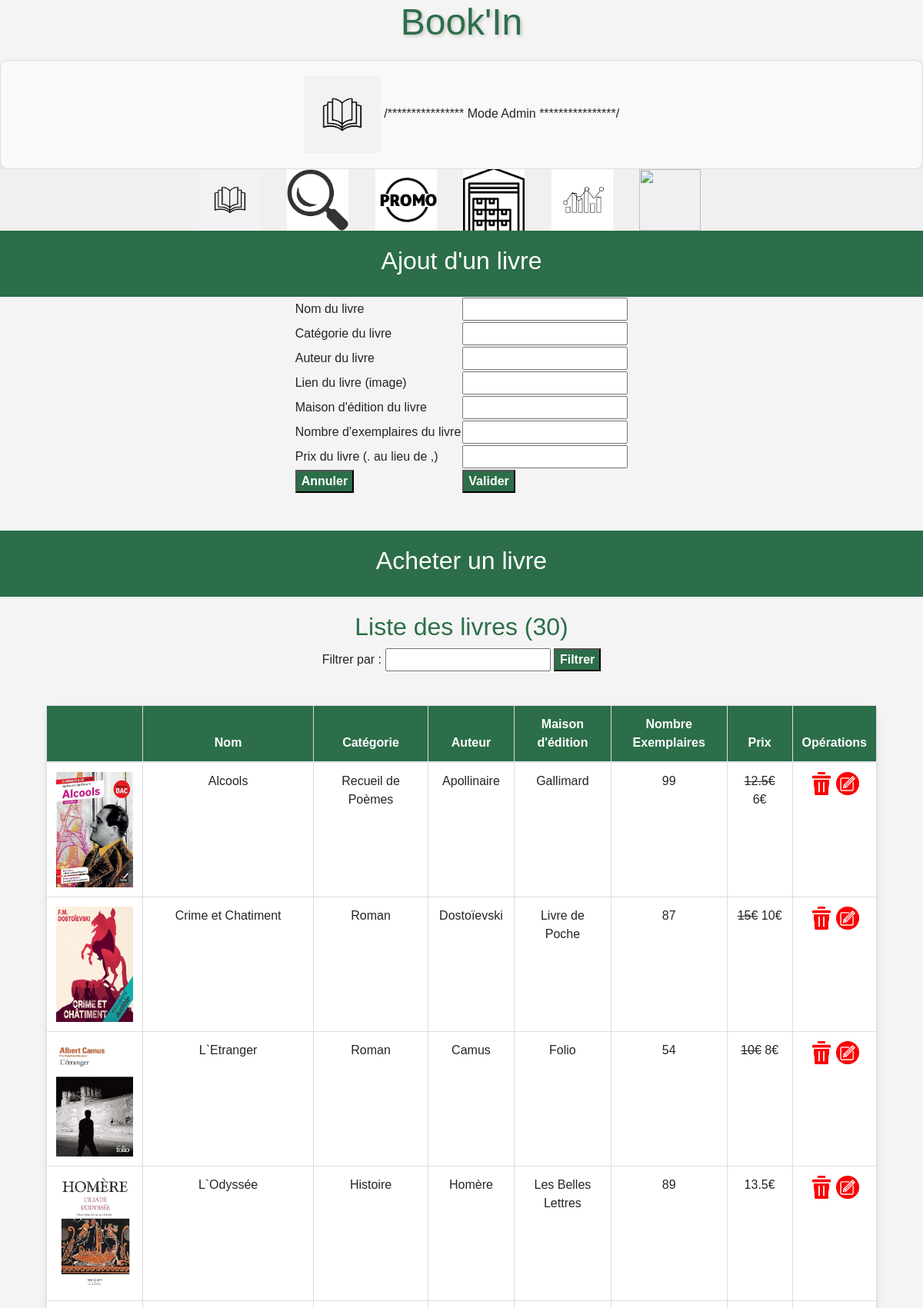
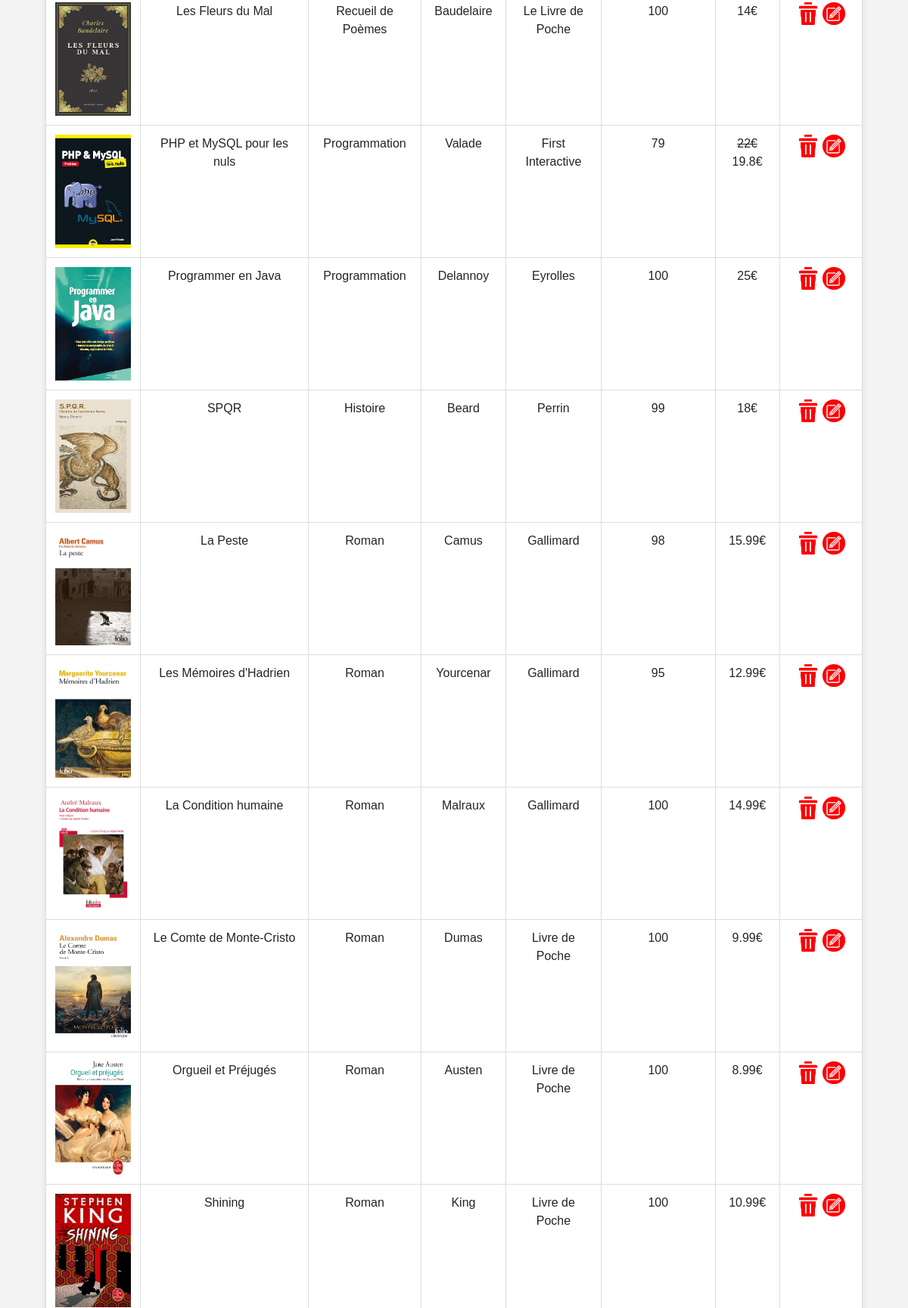
The page /index.php?page=2 (signed in, upper part) on the database its author committed (2 pictures, top to bottom).
### tables this page shows
CREATE TABLE `livre` (
  `idLivre` int NOT NULL,
  `nomLivre` varchar(50) NOT NULL,
  `auteurLivre` varchar(50) DEFAULT NULL,
  `imageLivre` varchar(50) NOT NULL,
  `exemplaireLivre` int DEFAULT NULL,
  `prixLivre` float(10,2) NOT NULL,
  `idCategorie` int DEFAULT NULL,
  `idMaisonEdition` int DEFAULT NULL
);

CREATE TABLE `categorie` (
  `idCategorie` int NOT NULL,
  `nomCategorie` varchar(50) NOT NULL
);

CREATE TABLE `maisonEdition` (
  `idMaisonEdition` int NOT NULL,
  `nomMaisonEdition` varchar(50) NOT NULL
);

CREATE TABLE `promotion` (
  `idPromotion` int NOT NULL,
  `idLivre` int NOT NULL,
  `dateDebutPromotion` date NOT NULL,
  `dateFinPromotion` date NOT NULL,
  `prixPromotion` float(10,2) NOT NULL
);

### modele/modele.class.php (called while the page is built, shortened)
<?php
	class Modele {
		private $unPdo ;
		public function __construct(){
			try{
				$serveur = "localhost:8889";
				$bdd     = "ppe";
				$user    = "root";
				$mdp     = "root";
				$this->unPdo = new PDO("mysql:host=".$serveur.";dbname=".$bdd, $user, $mdp);
			}
			catch(PDOException $exp){
				echo "<br> Erreur de connexion à la BDD :".$exp->getMessage();
			}
		}
        public function selectAdminPrincipal($idUser) {
            $requete =  "select count(*) as isAdmin
                        from admin
                        where idUser = ? and niveauAdmin = 'principal';";
            $exec =$this->unPdo->prepare($requete);
            $exec->BindValue(1, $idUser, PDO::PARAM_INT);
            $exec->execute();
            return $exec->fetchAll();
        }
		public function selectAllLivres (){
			$requete =  "select l.*, m.nomMaisonEdition, c.nomCategorie
				        from livre l
				        inner join categorie c
				        on l.idCategorie=c.idCategorie
				        inner join maisonEdition m
				        on l.idMaisonEdition=m.idMaisonEdition
				        where prixLivre != 0;";
			$exec = $this->unPdo->prepare ($requete);
			$exec->execute ();
			return $exec->fetchAll();
		}
        public function selectLivrePromotion() {
            $requete =  "select p.idLivre, l.nomLivre, l.prixLivre, p.prixPromotion
                        from promotion p
                        inner join livre l
                        on p.idLivre=l.idLivre;";
            $exec = $this->unPdo->prepare($requete);
            $exec->execute();
            return $exec->fetchAll();
        }
    }
?>

### controleur/controleur.class.php (called while the page is built, shortened)
<?php
	require_once ("modele/modele.class.php");
	class Controleur {
		private $unModele ;
		public function __construct (){
			$this->unModele = new Modele ();
		}
		public function selectAdminPrincipal($idUser) {
			return $this->unModele->selectAdminPrincipal($idUser);
		}
		public function selectAllLivres (){
			return $this->unModele->selectAllLivres();
		}
        public function selectLivrePromotion() {
            return $this->unModele->selectLivrePromotion();
        }
	}
?>

### vue/vue_select_livre.php (the view, shortened to what this page needs)
<header class="header">
    <h2> Acheter un livre </h2>
</header>
<h3> Liste des livres (<?= count($lesLivres) ?>) </h3>
<form method="post">
    Filtrer par : <input type="text" name="filtre">
    <input type="submit" name="FiltrerLivre" value="Filtrer" class="table-success">
</form>
<br>
<table class="table" style="margin-left: 50px ; margin-right: 50px">
    <thead class="table-success">
    <tr>
        <th scope="col"></th>
        <th scope="col">Nom</th>
        <th scope="col">Catégorie</th>
        <th scope="col">Auteur</th>
        <th scope="col">Maison d'édition</th>
        <th scope="col">Nombre Exemplaires</th>
        <th scope="col">Prix</th>
        <th scope="col">Opérations</th>
    </tr>
    </thead>
    <tbody>
    <?php
    $livresPromotion = $unControleur->selectLivrePromotion();
    if (isset($lesLivres)) {
        foreach ($lesLivres as $unLivre) {
            $promotionTrouvee = false;
            $prixPromotion = null;
            foreach ($livresPromotion as $promo) {
                if ($promo['nomLivre'] === $unLivre['nomLivre']) {
                    $promotionTrouvee = true;
                    $prixPromotion = $promo['prixPromotion'];
                    break;
                }
            }
            echo "<tr>";
            echo "<td><img src='images/livres/" . $unLivre['imageLivre'] . "' height='150' width='100'></td>";
            echo "<td>" . $unLivre['nomLivre'] . "</td>";
            echo "<td>" . $unLivre['nomCategorie'] . "</td>";
            echo "<td>" . $unLivre['auteurLivre'] . "</td>";
            echo "<td>" . $unLivre['nomMaisonEdition'] . "</td>";
            echo "<td>" . $unLivre['exemplaireLivre'] . "</td>";
            if ($promotionTrouvee) {
                echo "<td><del>" . $unLivre['prixLivre'] . "€</del> " . $prixPromotion . "€</td>";
            } else {
                echo "<td>" . $unLivre['prixLivre'] . "€</td>";
            }
            if (isset($isAdmin) && $isAdmin == 1) {
                echo "<td>";
                echo "<a href='index.php?page=2&action=sup&idLivre=" . $unLivre['idLivre'] . "'>" . "<img src='images/supprimer.png' height='30' width='30'> </a>";
                echo "<a href='index.php?page=2&action=edit&idLivre=" . $unLivre['idLivre'] . "'>" . "<img src='images/editer.png' height='30' width='30'> </a>";
                echo "</td>";
            }
                ?>
                <?php
            echo "</tr>";
        }
    }
    ?>
    </tbody>
</table>

### index.php (shortened to what this page needs)
<?php
require_once("controleur/controleur.class.php");
$unControleur = new Controleur();
$result = $unControleur->selectAdminPrincipal($_SESSION['idUser']);
$isAdmin = $result[0][0];
?>
<!DOCTYPE html>
<html>
<head>
    <link rel="stylesheet" href="https://stackpath.bootstrapcdn.com/bootstrap/4.4.1/css/bootstrap.min.css">
</head>
<body>
<center>
    <h1> Book'In </h1>
    <div class="relief-box">
        <img src="images/logo.png" height="100" width="100">
        <?php
        if (isset($isAdmin) && $isAdmin == 1) {
            echo "/**************** Mode Admin ****************/";
        }
        ?>
    </div>
    <?php
    if (isset($_SESSION['emailUser'])) {
        echo '<div id="navbar" style="background-Color: #f0f0f0">
		<a href="index.php?page=1"> <img src="images/logo.png" height="80" width="80" style="margin-right: 30px"> </a>
		<a href="index.php?page=2"> <img src="images/rechercher.png" height="80" width="80" style="margin-right: 30px"> </a>';
        if (isset($isAdmin) && $isAdmin == 1) {
            echo '<a href="index.php?page=7"> <img src="images/promotion.png" height="80" width="80" style="margin-right: 30px"> </a>';
            echo '<a href="index.php?page=8"> <img src="images/stockage.png" height="80" width="80" style="margin-right: 30px"> </a>';
            echo '<a href="index.php?page=9"> <img src="images/statistique.png" height="80" width="80" style="margin-right: 30px"> </a>';
        }
        echo '<a href="index.php?page=10"> <img src="images/deconnexion.png" height="80" width="80" style="margin-right: 30px"> </a>
    </div>';
        if (isset($_GET['page'])) {
            $page = $_GET['page'];
        } else {
            $page = 1;
        }
        switch ($page) {
            case 2: require_once("controleur/c_livres.php"); break;
        }
    }
    ?>
    <br>
    <br>
</center>
</body>
</html>

### controleur/c_livres.php (shortened to what this page needs)
<?php
if (isset($_GET['action']) && $_GET['action'] == "edit" && isset($_GET['idLivre'])) {
    $idLivre = $_GET['idLivre'];
    $leLivre = $unControleur->selectWhereLivre($idLivre);
    $modeEdition = true;
} else {
    $leLivre = null;
}
if (isset($isAdmin) && $isAdmin == 1) {
    require_once("vue/vue_insert_livre.php");
} else {
    echo "";
}
if (isset($_POST['FiltrerLivre'])) {
    $lesLivres = $unControleur->selectLikeLivres($_POST['filtre']);
} else {
    $lesLivres = $unControleur->selectAllLivres();
}
require_once("vue/vue_select_livre.php");
?>

### vue/vue_insert_livre.php (shortened to what this page needs)
<header class="header">
    <h2> Ajout d'un livre </h2>
</header>
<form method="post">
    <table>
        <tr>
            <td> Nom du livre </td>
            <td> <input type="text" name="nomLivre"
                        value="<?= ($leLivre != null) ? $leLivre['nomLivre'] : '' ?>"></td>
        </tr>
        <tr>
            <td> Catégorie du livre </td>
            <td> <input type="text" name="nomCategorie"
                        value="<?= ($leLivre != null) ? $leLivre['nomCategorie'] : '' ?>"></td>
        </tr>
        <tr>
            <td> Auteur du livre </td>
            <td> <input type="text" name="auteurLivre"
                        value="<?= ($leLivre != null) ? $leLivre['auteurLivre'] : '' ?>"></td>
        </tr>
        <tr>
            <td> Lien du livre (image) </td>
            <td> <input type="text" name="imageLivre"
                        value="<?= ($leLivre != null) ? $leLivre['imageLivre'] : '' ?>"></td>
        </tr>
        <tr>
            <td> Maison d'édition du livre </td>
            <td> <input type="text" name="nomMaisonEdition"
                        value="<?= ($leLivre != null) ? $leLivre['nomMaisonEdition'] : '' ?>"></td>
        </tr>
        <tr>
            <td> Nombre d'exemplaires du livre </td>
            <td> <input type="text" name="exemplaireLivre"
                        value="<?= ($leLivre != null) ? $leLivre['exemplaireLivre'] : '' ?>"></td>
        </tr>
        <tr>
            <td> Prix du livre (. au lieu de ,)</td>
            <td> <input type="text" name="prixLivre"
                        value="<?= ($leLivre != null) ? $leLivre['prixLivre'] : '' ?>"></td>
        </tr>
        <tr>
            <td> <input type="reset" name="Annuler" value="Annuler" class="table-success"> </td>
            <td>
                <?php if ($leLivre != null): ?>
                    <input type="submit" name="Modifier" value="Modifier" class="table-success">
                <?php else: ?>
                    <input type="submit" name="ValiderInsert" value="Valider" class="table-success">
                <?php endif; ?>
            </td>
        </tr>
    </table>
</form>
<br><br>

### index.php (style rules this page uses)
h1 { font-size: 3rem; color: #2E6E49; text-shadow: 2px 2px 4px rgba(0, 0, 0, 0.2); animation: fadeIn 2s ease-in-out; }
.relief-box { border: 1px solid #ddd; border-radius: 10px; box-shadow: 0 4px 8px rgba(0, 0, 0, 0.1); padding: 20px; background-color: #f9f9f9; margin-top: 20px; animation: slideIn 1s ease-in-out; }
#navbar img { transition: transform 0.3s ease; }

### vue/vue_insert_livre.php (style rules this page uses)
.header { background-color: #2c6e49; color: white; text-align: center; padding: 20px; }

### vue/vue_select_livre.php (style rules this page uses)
body { font-family: 'Arial', sans-serif; background-color: #f4f4f4; margin: 0; padding: 0; padding-bottom: 70px; }
.header { background-color: #2c6e49; color: white; text-align: center; padding: 20px; }
h3 { color: #2c6e49; text-align: center; font-size: 2em; margin-top: 20px; }
.table { width: 90%; margin: 20px auto; border-collapse: collapse; background-color: #fff; border-radius: 10px; box-shadow: 0 4px 8px rgba(0, 0, 0, 0.1); }
.table th, .table td { padding: 12px; text-align: center; border: 1px solid #ddd; }
.table-success { background-color: #2c6e49; color: white; font-weight: bold; }

### rows shown on the page
livre: imageLivre (picture), nomLivre "Alcools", idCategorie.nomCategorie "Recueil de Poèmes", auteurLivre "Apollinaire", idMaisonEdition.nomMaisonEdition "Gallimard", exemplaireLivre "99", prixLivre "12.5"
promotion: prixPromotion "6"
livre: imageLivre (picture), nomLivre "Crime et Chatiment", idCategorie.nomCategorie "Roman", auteurLivre "Dostoïevski", idMaisonEdition.nomMaisonEdition "Livre de Poche", exemplaireLivre "87", prixLivre "15"
promotion: prixPromotion "10"
livre: imageLivre (picture), nomLivre "L`Etranger", idCategorie.nomCategorie "Roman", auteurLivre "Camus", idMaisonEdition.nomMaisonEdition "Folio", exemplaireLivre "54", prixLivre "10"
promotion: prixPromotion "8"
livre: imageLivre (picture), nomLivre "L`Odyssée", idCategorie.nomCategorie "Histoire", auteurLivre "Homère", idMaisonEdition.nomMaisonEdition "Les Belles Lettres", exemplaireLivre "89", prixLivre "13.5"
livre: imageLivre (picture), nomLivre "Les Fleurs du Mal", idCategorie.nomCategorie "Recueil de Poèmes", auteurLivre "Baudelaire", idMaisonEdition.nomMaisonEdition "Le Livre de Poche", exemplaireLivre "100", prixLivre "14"
livre: imageLivre (picture), nomLivre "PHP et MySQL pour les nuls", idCategorie.nomCategorie "Programmation", auteurLivre "Valade", idMaisonEdition.nomMaisonEdition "First Interactive", exemplaireLivre "79", prixLivre "22"
promotion: prixPromotion "19.8"
livre: imageLivre (picture), nomLivre "Programmer en Java", idCategorie.nomCategorie "Programmation", auteurLivre "Delannoy", idMaisonEdition.nomMaisonEdition "Eyrolles", exemplaireLivre "100", prixLivre "25"
livre: imageLivre (picture), nomLivre "SPQR", idCategorie.nomCategorie "Histoire", auteurLivre "Beard", idMaisonEdition.nomMaisonEdition "Perrin", exemplaireLivre "99", prixLivre "18"
livre: imageLivre (picture), nomLivre "La Peste", idCategorie.nomCategorie "Roman", auteurLivre "Camus", idMaisonEdition.nomMaisonEdition "Gallimard", exemplaireLivre "98", prixLivre "15.99"
livre: imageLivre (picture), nomLivre "Les Mémoires d'Hadrien", idCategorie.nomCategorie "Roman", auteurLivre "Yourcenar", idMaisonEdition.nomMaisonEdition "Gallimard", exemplaireLivre "95", prixLivre "12.99"
livre: imageLivre (picture), nomLivre "La Condition humaine", idCategorie.nomCategorie "Roman", auteurLivre "Malraux", idMaisonEdition.nomMaisonEdition "Gallimard", exemplaireLivre "100", prixLivre "14.99"
livre: imageLivre (picture), nomLivre "Le Comte de Monte-Cristo", idCategorie.nomCategorie "Roman", auteurLivre "Dumas", idMaisonEdition.nomMaisonEdition "Livre de Poche", exemplaireLivre "100", prixLivre "9.99"
livre: imageLivre (picture), nomLivre "Orgueil et Préjugés", idCategorie.nomCategorie "Roman", auteurLivre "Austen", idMaisonEdition.nomMaisonEdition "Livre de Poche", exemplaireLivre "100", prixLivre "8.99"
livre: imageLivre (picture), nomLivre "Shining", idCategorie.nomCategorie "Roman", auteurLivre "King", idMaisonEdition.nomMaisonEdition "Livre de Poche", exemplaireLivre "100", prixLivre "10.99"

### other values the page prints
count($lesLivres) "30"
